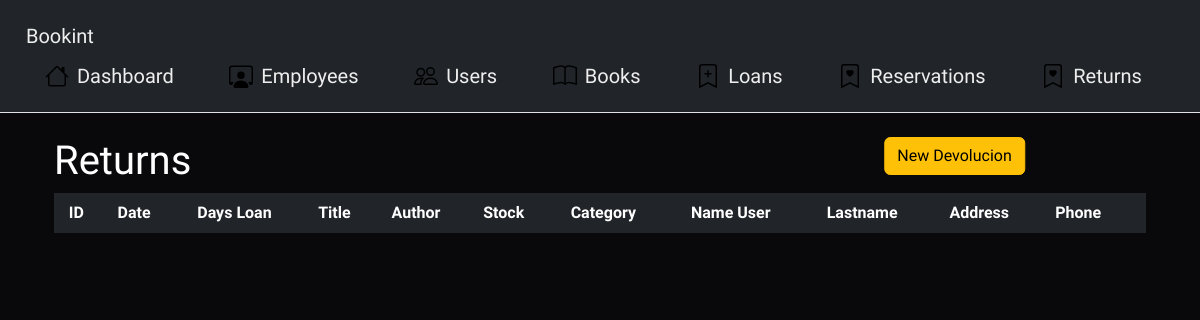
Page /representacion/devoluciones.php on the earlier database version.
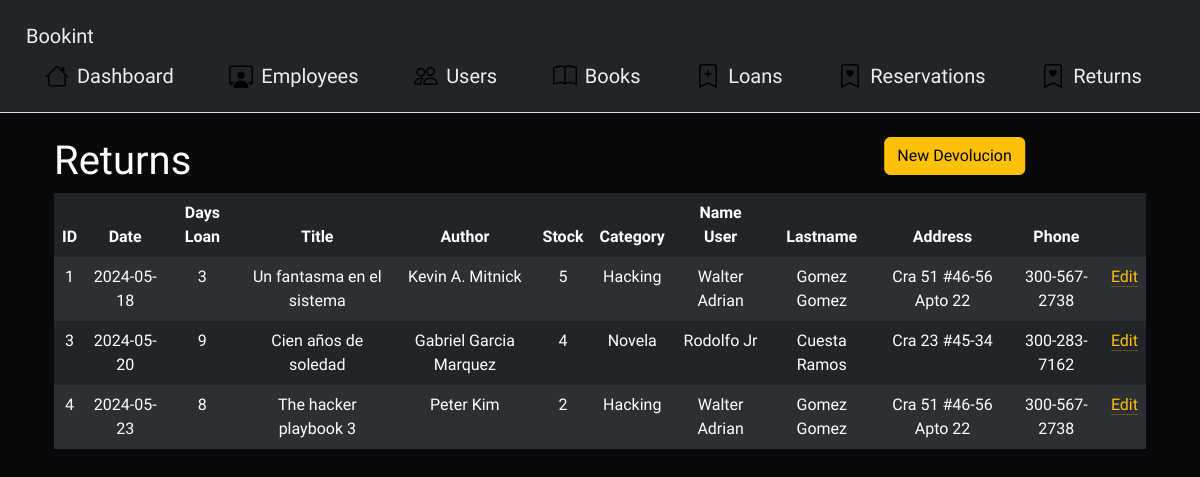
Same page on the later database version.
### tables this page shows
CREATE TABLE `devolucion` (
  `id_devolucion` int(11) NOT NULL AUTO_INCREMENT,
  `fecha` date DEFAULT current_timestamp(),
  `dias_prestamo` int(11) DEFAULT NULL,
  `id_libro` int(11) DEFAULT NULL,
  `id_usuario` int(11) DEFAULT NULL,
  PRIMARY KEY (`id_devolucion`),
  KEY `id_libro` (`id_libro`),
  KEY `id_usuario` (`id_usuario`),
  CONSTRAINT `devolucion_ibfk_1` FOREIGN KEY (`id_libro`) REFERENCES `libro` (`id_libro`),
  CONSTRAINT `devolucion_ibfk_2` FOREIGN KEY (`id_usuario`) REFERENCES `usuario` (`id_usuario`)
);

CREATE TABLE `libro` (
  `id_libro` int(11) NOT NULL AUTO_INCREMENT,
  `titulo` varchar(25) DEFAULT NULL,
  `autor` varchar(25) DEFAULT NULL,
  `cantidad` int(11) DEFAULT NULL,
  `categoria` varchar(12) DEFAULT NULL,
  PRIMARY KEY (`id_libro`)
);

CREATE TABLE `usuario` (
  `id_usuario` int(11) NOT NULL AUTO_INCREMENT,
  `nombre_usuario` varchar(20) DEFAULT NULL,
  `apellido_usuario` varchar(20) DEFAULT NULL,
  `direccion` varchar(30) DEFAULT NULL,
  `telefono` varchar(15) DEFAULT NULL,
  `multa` int(11) DEFAULT NULL,
  PRIMARY KEY (`id_usuario`)
);

### datos/Conexion.php (called while the page is built, shortened)
<?php
class Conexion {
    public $conn;
    public function conexion() {
        try {
            $this->conn = mysqli_connect('localhost', 'codintdev', 'andres2773', 'biblioteca');
        }
        catch (Exception $e) {
            $this->conn->close();
            echo "Error al ingresar a la base de datos! " . $e->getMessage();
        }
    }
}

### logica/Devolucion.php (the view, shortened to what this page needs)
<?php
require '../datos/Conexion.php';
class Devolucion extends Conexion {
    public function index() {
        try {
            $query = "select d.*, l.*, u.* from devolucion d inner join libro l on d.id_libro = l.id_libro inner join usuario u on d.id_usuario = u.id_usuario order by id_devolucion asc";
            $resultado = mysqli_query($this->conn, $query);
            while ($row = mysqli_fetch_array($resultado)) {
                echo "
                <tr>
                    <td>" . $row['id_devolucion'] . "</td>
                    <td>" . $row['fecha'] . "</td>
                    <td>" . $row['dias_prestamo'] . "</td>
                    <td>" . $row['titulo'] . "</td>
                    <td>" . $row['autor'] . "</td>
                    <td>" . $row['cantidad'] . "</td>
                    <td>" . $row['categoria'] . "</td>
                    <td>" . $row['nombre_usuario'] . "</td>
                    <td>" . $row['apellido_usuario'] . "</td>
                    <td>" . $row['direccion'] . "</td>
                    <td>" . $row['telefono'] . "</td>
                    <td>
                        <a href='edit_devolucion.php?id_devolucion=" . $row['id_devolucion'] . "' class='link-warning link-offset-2 link-underline-opacity-25 link-underline-opacity-100-hover'>Edit</a>
                    </td>
                </tr>
                ";
            }
        }
        catch (Exception $e) {
            $this->conn->close();
            echo 'Error en la función Index hacia la base de datos! ' . $e->getMessage();
        }
    }
}

### include/header.php (shortened to what this page needs)
<!DOCTYPE html>
<html lang="en">
<head>
  <link href="https://cdn.jsdelivr.net/npm/bootstrap@5.3.3/dist/css/bootstrap.min.css" rel="stylesheet">
  <link rel="stylesheet" href="/css/styles.css">
</head>
<body>
<nav class="navbar bg-dark border-bottom border-body p-3">
  <a class="navbar-brand" href="index.php" style="color: #EEEEEE; transform: translateX(10px);">Bookint</a>
  <div class="container">
    <a class="navbar-brand" href="index.php" style="color: #EEEEEE;">
      <img src="../assets/home.svg" alt="home" width="30" height="24" class="d-inline-block align-text-top">
      Dashboard
    </a>
    <a class="navbar-brand" href="empleados.php" style="color: #EEEEEE;">
      <img src="../assets/employ.svg" alt="employ" width="30" height="24" class="d-inline-block align-text-top">
      Employees
    </a>
    <a class="navbar-brand" href="usuarios.php" style="color: #EEEEEE;">
      <img src="../assets/user.svg" alt="user" width="30" height="24" class="d-inline-block align-text-top">
      Users
    </a>
    <a class="navbar-brand" href="libros.php" style="color: #EEEEEE;">
      <img src="../assets/book.svg" alt="libros" width="30" height="24" class="d-inline-block align-text-top">
      Books
    </a>
    <a class="navbar-brand" href="prestamos.php" style="color: #EEEEEE;">
      <img src="../assets/prestamo.svg" alt="prestamo" width="30" height="24" class="d-inline-block align-text-top">
      Loans
    </a>
    <a class="navbar-brand" href="reservas.php" style="color: #EEEEEE;">
      <img src="../assets/reserva.svg" alt="reserva" width="30" height="24" class="d-inline-block align-text-top">
      Reservations
    </a>
    <a class="navbar-brand" href="devoluciones.php" style="color: #EEEEEE;">
      <img src="../assets/reserva.svg" alt="devoluciones" width="30" height="24" class="d-inline-block align-text-top">
      Returns
    </a>
  </div>
</nav>

### representacion/devoluciones.php
<?php
require '../logica/Devolucion.php';
$objDevolucion = new Devolucion();
?>
<?php require '../include/header.php'; ?>
<div class="container text-center p-4">
  <div class="row">
    <div class="col-auto">
      <p class="h1">Returns</p>
    </div>
    <div class="col-md-8">
      <a href="new_devolucion.php" class="btn btn-warning" style="transform: translateX(270%);">New Devolucion</a>
    </div>
    <div class="col-xxl-8">
      <table class="table table-dark table-striped table-borderless">
        <thead>
          <tr>
            <th>ID</th>
            <th>Date</th>
            <th>Days Loan</th>
            <th>Title</th>
            <th>Author</th>
            <th>Stock</th>
            <th>Category</th>
            <th>Name User</th>
            <th>Lastname</th>
            <th>Address</th>
            <th>Phone</th>
            <th></th>
          </tr>
        </thead>
        <tbody>
          <?php $objDevolucion->index(); ?>
        </tbody>
      </table>
    </div>
  </div>
</div>
<?php require '../include/footer.php'; ?>

### include/footer.php (shortened to what this page needs)
</body>
</html>

### css/styles.css (style rules this page uses)
body { background-color: #09090B; color: white; font-family: 'Fira Sans'; }

Differences in the rows shown:
added devolucion: id_devolucion "1", fecha "2024-05-18", dias_prestamo "3", id_libro.titulo "Un fantasma en el sistema", id_libro.autor "Kevin A. Mitnick", id_libro.cantidad "5", id_libro.categoria "Hacking", id_usuario.nombre_usuario "Walter Adrian", id_usuario.apellido_usuario "Gomez Gomez", id_usuario.direccion "Cra 51 #46-56 Apto 22", id_usuario.telefono "300-567-2738"
added devolucion: id_devolucion "3", fecha "2024-05-20", dias_prestamo "9", id_libro.titulo "Cien años de soledad", id_libro.autor "Gabriel Garcia Marquez", id_libro.cantidad "4", id_libro.categoria "Novela", id_usuario.nombre_usuario "Rodolfo Jr", id_usuario.apellido_usuario "Cuesta Ramos", id_usuario.direccion "Cra 23 #45-34", id_usuario.telefono "300-283-7162"
added devolucion: id_devolucion "4", fecha "2024-05-23", dias_prestamo "8", id_libro.titulo "The hacker playbook 3", id_libro.autor "Peter Kim", id_libro.cantidad "2", id_libro.categoria "Hacking", id_usuario.nombre_usuario "Walter Adrian", id_usuario.apellido_usuario "Gomez Gomez", id_usuario.direccion "Cra 51 #46-56 Apto 22", id_usuario.telefono "300-567-2738"
